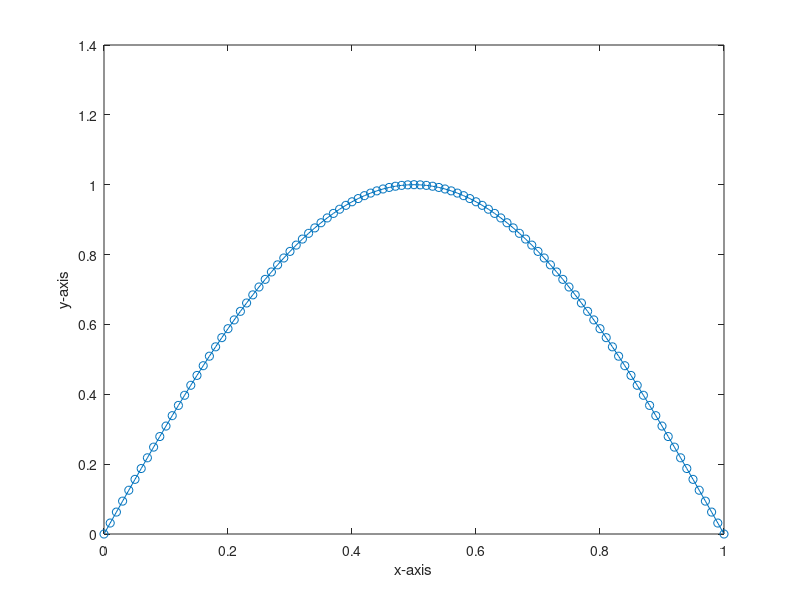

This figure's MATLAB source:
% function s_EulerDirichlet(n)
a = 0;
b = 1;
h = 0.01;
N = (b - a) / h;
x = a : h : b;
r = -pi ^ 2 * sin(pi * x);
alpha = 0;
beta = 0;
A = zeros(N - 1);
w = zeros(N - 1, 1);
for i = 1 : N - 1
	for j = 1 : N - 1
		if (i == j)
			A(i, j) = -2;
        elseif (abs(i - j) == 1)
			A(i, j) = 1;
        else
			A(i, j) = 0;
		end
	end
end

for i = 1 : N - 2
	w(i) = h * h * r(i + 1);
end

w(1) = h^2 * r(2) - alpha;
w(N - 1) = h^2 * r(N) - beta;

y = A \ w;
y = vertcat(alpha, y, beta)

figure(1)
plot(x, y, '-o')
xlabel('x-axis')
ylabel('y-axis')
